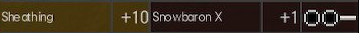
#> input picture mhgu3.png, 359 x 33 px
$ python mhgu_thresh.py
#> lines starting #> are read from the running program, lines starting #| are printed output that depends on the picture
# this is largely copy-pasted from the other mhgu.py script
# use this one to look at threshold accuracy on mhgu3.png

import pandas as pd
import numpy as np
import re
import matplotlib.pyplot as plt
import cv2
from collections import Counter
from levenshtein import levenshtein_ratio_and_distance as lev
from levenshtein import levmat

try:
    from PIL import Image, ImageDraw, ImageColor
except ImportError:
    import Image
import pytesseract
pytesseract.pytesseract.tesseract_cmd = r'C:\Program Files\Tesseract-OCR\tesseract.exe'


try:
    image = img['inv_mhgu3.png'].copy()
except:
    try:
        image = Image.open('mhgu3.png')
#> image is the input picture: PIL image 359x33 RGB; mean R, G, B 58.9, 46.3, 31.4
        if image.mode == 'RGBA':
            image = image.convert('RGB')
        image = Image.fromarray(np.array(image) ^ 255)
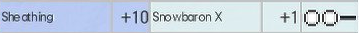
#> image: PIL image 359x33 RGB; mean R, G, B 196.1, 208.7, 223.6
    except:
        print("Error loading the image, no good! Try stuff!")

show_levmats = False

mhgu = {0: ["Sheathing","+10","Snowbaron X","+1","oo-"]}

mhgu_minus = [str(x) for x in list(range(-10,0))]
mhgu_plus = ['+'+str(x) for x in list(range(1,14))]
mhgu_pm = mhgu_minus+mhgu_plus

mhgu_slot = ['---','o--','oo-','ooo']

fileName = 'mhgu_skill.csv' #glad I made this a while ago
try:
    mhgu_skill = pd.read_csv('mhgu_skill.csv')['SKILL'].tolist()
#> (reads mhgu_skill.csv from the repository)
    print("Loaded data from '%s' successfully."%fileName)
except:

    print("Can't find '%s', downloading data from Kiranico."%fileName)

    import requests
    from bs4 import BeautifulSoup

    header = {
      "User-Agent": "Mozilla/5.0 (Windows NT 10.0; Win64; x64; rv:85.0) Gecko/20100101 Firefox/85.0",
      "X-Requested-With": "XMLHttpRequest"
    }

    r = requests.get("https://mhgu.kiranico.com/skill/", headers=header)
    soup = BeautifulSoup(r.text, 'html.parser')
    table = soup.findAll('table')[10] #assumes the structure of the site hasn't changed; turn this into a loop if it has
    mhgu_skill = []
    for tr in table.findAll("tr"):
        trs = tr.findNext("td")
        if type(trs.get('rowspan')) != type(None):
            print(trs.text.strip())
            mhgu_skill.append(trs.text.strip())
    df = pd.DataFrame(mhgu_skill, columns=["SKILL"])
    df.to_csv(fileName, index=False)
    print("Saved %s to directory."%fileName)


# levenshtein matrix!
# compare each term in mhgu_skill with each other: 205 items, so 20910 pairs
# can also create lists of each WORD by itself:
# one split by spaces
# one split by any non-character

# these are sets, not dicts
mhgu_space = set()
mhgu_punct = set()
for s in mhgu_skill:
    for w in s.split(): #split on space
        mhgu_space.add(w)
    for w in re.split("\W",s): #split on non-alphanumeric/underscore
        mhgu_punct.add(w)
mhgu_punct.remove("") # re.split adds empty strings too
mhgu_space = list(mhgu_space)
mhgu_punct = list(mhgu_punct)

# 205 in original
# 201 in space
# 202 in punct
s1 = len(mhgu_skill)
s2 = len(mhgu_space)
s3 = len(mhgu_punct)

mhgu_levmat_skill = np.eye(s1)
mhgu_levmat_space = np.eye(s2)
mhgu_levmat_punct = np.eye(s3)

if show_levmats:
    print("Starting Levenshtein matrices...")
    for i in range(0,s1):
        for j in range(i+1,s1):
            mhgu_levmat_skill[i,j] = lev(mhgu_skill[i],mhgu_skill[j],True)
    print("Done with full skill names!")

    for i in range(0,s2):
        for j in range(i+1,s2):
            mhgu_levmat_space[i,j] = lev(mhgu_space[i],mhgu_space[j],True)
    print("Done with space-delimited skill words!")

    for i in range(0,s3):
        for j in range(i+1,s3):
            mhgu_levmat_punct[i,j] = lev(mhgu_punct[i],mhgu_punct[j],True)
    print("Done with punctuation-delimited skill words!")


    # view of top items
    lm1 = pd.DataFrame(mhgu_levmat_skill, columns=mhgu_skill, index=mhgu_skill).stack()
    lm2 = pd.DataFrame(mhgu_levmat_space, columns=mhgu_space, index=mhgu_space).stack()
    lm3 = pd.DataFrame(mhgu_levmat_punct, columns=mhgu_punct, index=mhgu_punct).stack()

    lm1[lm1 < 1].sort_values(ascending=False).head(50)
    lm2[lm2 < 1].sort_values(ascending=False).head(50)
    lm3[lm3 < 1].sort_values(ascending=False).head(50)
    #np.max(mhgu_levmat_skill - np.eye(s1))
    # 0.916 or 11/12
    #np.max(mhgu_levmat_space - np.eye(s2))
    # 0.875 or 7/8
    #np.max(mhgu_levmat_punct - np.eye(s3))
    # 0.909 or 10/11

    # symmetric matrices for plotting
    mhgu_levsym_skill = mhgu_levmat_skill + mhgu_levmat_skill.T - np.eye(s1)
    mhgu_levsym_space = mhgu_levmat_space + mhgu_levmat_space.T - np.eye(s2)
    mhgu_levsym_punct = mhgu_levmat_punct + mhgu_levmat_punct.T - np.eye(s3)

    sym1 = pd.DataFrame(mhgu_levsym_skill, columns=mhgu_skill, index=mhgu_skill)
    sym2 = pd.DataFrame(mhgu_levsym_space, columns=mhgu_space, index=mhgu_space)
    sym3 = pd.DataFrame(mhgu_levsym_punct, columns=mhgu_punct, index=mhgu_punct)

    #plt.imshow(sym1, cmap='hot', interpolation='nearest')
    #plt.show()

    sym = [sym1,sym2,sym3]
    names = ['skill','space','punct']


    for i in sym:
        cz = i[i <= 0].count().sum()
        mm = i[i > 0].mean().mean()
        plt.imshow(i, cmap='hot', interpolation='nearest')
        plt.show()


    lens1 = []
    lens2 = []
    lens3 = []
    for i in mhgu_skill:
        for j in mhgu_skill:
            lens1.append(len(i)+len(j))
    for i in mhgu_space:
        for j in mhgu_space:
            lens2.append(len(i)+len(j))
    for i in mhgu_punct:
        for j in mhgu_punct:
            lens3.append(len(i)+len(j))

# super evaluation method starts here!

# split positions for each column
starts=[0,112,150,262,301]
ends=[111,149,261,300,359]
conf_skill = '--psm 7'
conf_pm = '--psm 7' #-c tessedit_char_whitelist=0123456789+-–'
conf_slot = '--psm 7'# -c tessedit_char_whitelist=Oo-–'
configs=[conf_skill,conf_pm,conf_skill,conf_pm,conf_slot]

# results dictionaries; look at these when you're done!
# testX is the OCR output as is
# testY is the OCR output corrected via dictionary
# testdet is a blob of details, have fun with that
testX = {}
testY = {}
testdet = {}
ims = {}

# imageArray is just the image in Numpy array format
#imageArray = cv2.fastNlMeansDenoisingColored(np.array(image),None,10,10,7,21)
imageArray = np.array(image)

for X in range(1,255):
    print("Starting image at threshold of %d..."%X)
    doot = (((imageArray > X) > 0)*255).astype('uint8')
    d = {}
    dy = {}
    for i in range(1):
        print("\tRow %d [ "%i,end='')
        d[i] = {}
        dy[i] = {}
        for j in range(5):
#> (the run stopped early here; a loop or call above may not have finished)
